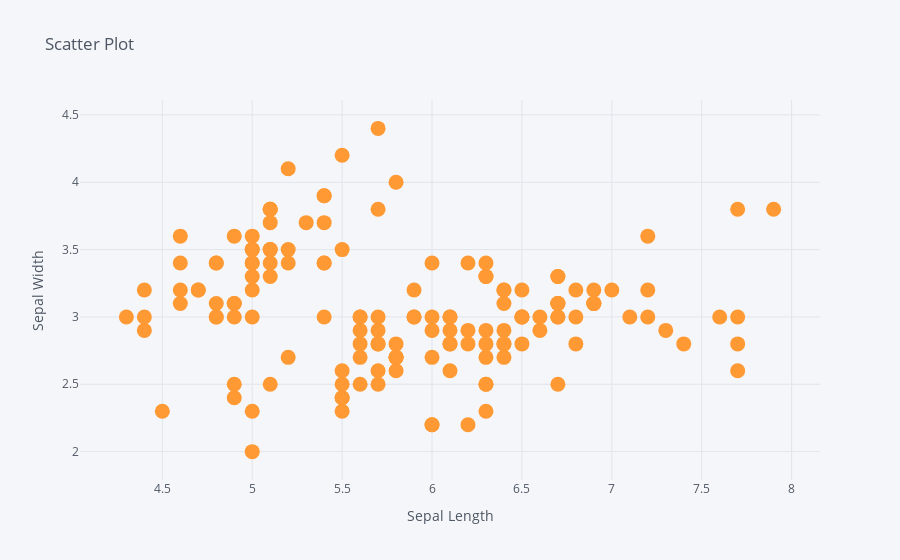

Notebook code for this chart:
### Markdown cell above
#### Scatter Plot

### Code cell
df.iplot(x='sepal_length', y='sepal_width', mode='markers',
        size=15, title='Scatter Plot', yTitle='Sepal Width', xTitle='Sepal Length')

### Figure 1 — Plotly figure (JSON) as saved in the notebook; plotly's stock layout.template omitted (floating-point values rounded to 4 significant figures; data arrays with more than 128 entries replaced by an {"elided": "..."} marker saying what was removed)
{"data": [{"line": {"color": "rgba(255, 153, 51, 1.0)", "dash": "solid", "shape": "linear", "width": 1.3}, "marker": {"size": 15, "symbol": "circle"}, "mode": "markers", "name": "sepal_width", "text": "", "type": "scatter", "x": {"elided": "150 float values"}, "y": {"elided": "150 float values"}}], "layout": {"legend": {"bgcolor": "#F5F6F9", "font": {"color": "#4D5663"}}, "paper_bgcolor": "#F5F6F9", "plot_bgcolor": "#F5F6F9", "title": {"font": {"color": "#4D5663"}, "text": "Scatter Plot"}, "xaxis": {"gridcolor": "#E1E5ED", "showgrid": true, "tickfont": {"color": "#4D5663"}, "title": {"font": {"color": "#4D5663"}, "text": "Sepal Length"}, "zerolinecolor": "#E1E5ED"}, "yaxis": {"gridcolor": "#E1E5ED", "showgrid": true, "tickfont": {"color": "#4D5663"}, "title": {"font": {"color": "#4D5663"}, "text": "Sepal Width"}, "zerolinecolor": "#E1E5ED"}}}
